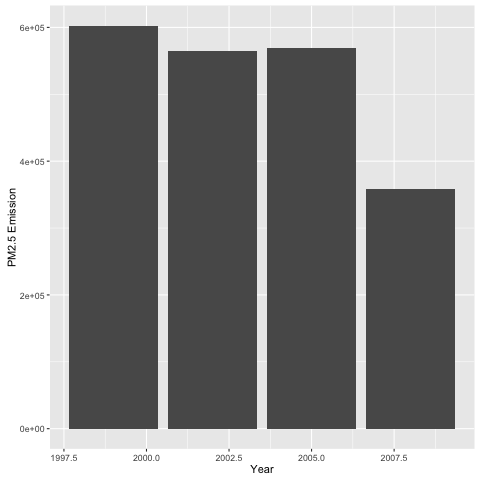

Source code (R):
library(ggplot2)
source("load_data.R")
source("merge_data.R")

plot4 <- function(){
    ## create subset any records with Coal in Short.Name
    matches <- grepl("coal", NEISCC$Short.Name, ignore.case = TRUE)
    subsetNEISCC <- NEISCC[matches, ]
    
    ## aggregate by sum the total emissions per year
    aggregateTotalsByYear <- aggregate(Emissions ~ year, data = subsetNEISCC, sum)
    
    ## ggplot
    g <- ggplot(
        aggregateTotalsByYear,
        aes( x      = aggregateTotalsByYear$year,
             y      = aggregateTotalsByYear$Emissions)) +
        geom_bar(stat = "identity") + 
        xlab("Year") +
        ylab("PM2.5 Emission")
    ggtitle("Total PM2.5 Coal Combustion Emissions in the US")
    print(g)
    
    ## create PNG device
    dev.copy(png, file = "plot4.png", width = 480, height = 480)
    dev.off()   
}

plot4()